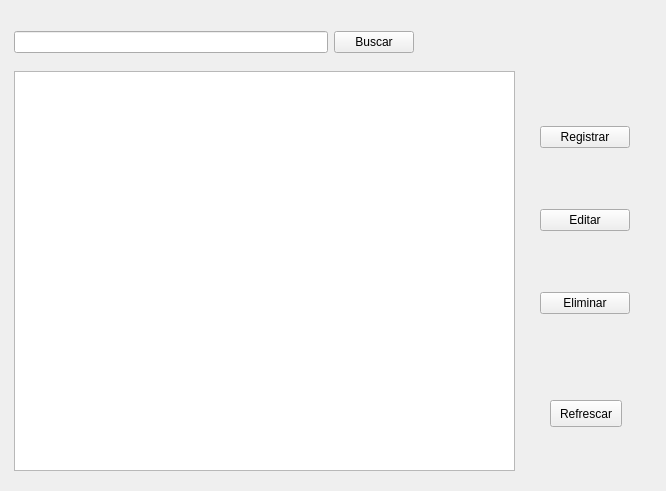
<?xml version="1.0" encoding="UTF-8"?>
<ui version="4.0">
 <class>CitasForm</class>
 <widget class="QWidget" name="CitasForm">
  <property name="geometry">
   <rect>
    <x>0</x>
    <y>0</y>
    <width>666</width>
    <height>491</height>
   </rect>
  </property>
  <property name="windowTitle">
   <string>Citas</string>
  </property>
  <widget class="QWidget" name="widget" native="true">
   <property name="geometry">
    <rect>
     <x>540</x>
     <y>71</y>
     <width>90</width>
     <height>301</height>
    </rect>
   </property>
   <property name="minimumSize">
    <size>
     <width>0</width>
     <height>0</height>
    </size>
   </property>
   <layout class="QGridLayout" name="gridLayout">
    <item row="0" column="0">
     <widget class="QPushButton" name="btn_registrar">
      <property name="text">
       <string>Registrar</string>
      </property>
     </widget>
    </item>
    <item row="1" column="0">
     <widget class="QPushButton" name="btn_editar">
      <property name="text">
       <string>Editar</string>
      </property>
     </widget>
    </item>
    <item row="2" column="0">
     <widget class="QPushButton" name="btn_eliminar">
      <property name="text">
       <string>Eliminar</string>
      </property>
     </widget>
    </item>
   </layout>
  </widget>
  <widget class="QWidget" name="widget_2" native="true">
   <property name="geometry">
    <rect>
     <x>14</x>
     <y>20</y>
     <width>400</width>
     <height>45</height>
    </rect>
   </property>
   <property name="minimumSize">
    <size>
     <width>400</width>
     <height>0</height>
    </size>
   </property>
   <layout class="QHBoxLayout" name="horizontalLayout">
    <item>
     <widget class="QLineEdit" name="ledit_buscar"/>
    </item>
    <item>
     <widget class="QPushButton" name="btn_buscar">
      <property name="text">
       <string>Buscar</string>
      </property>
     </widget>
    </item>
   </layout>
  </widget>
  <widget class="QTableView" name="tblview_citas">
   <property name="geometry">
    <rect>
     <x>14</x>
     <y>71</y>
     <width>501</width>
     <height>400</height>
    </rect>
   </property>
   <property name="maximumSize">
    <size>
     <width>565</width>
     <height>440</height>
    </size>
   </property>
  </widget>
  <widget class="QPushButton" name="btn_refrescar">
   <property name="geometry">
    <rect>
     <x>550</x>
     <y>400</y>
     <width>72</width>
     <height>27</height>
    </rect>
   </property>
   <property name="text">
    <string>Refrescar</string>
   </property>
  </widget>
 </widget>
 <resources/>
 <connections/>
</ui>
